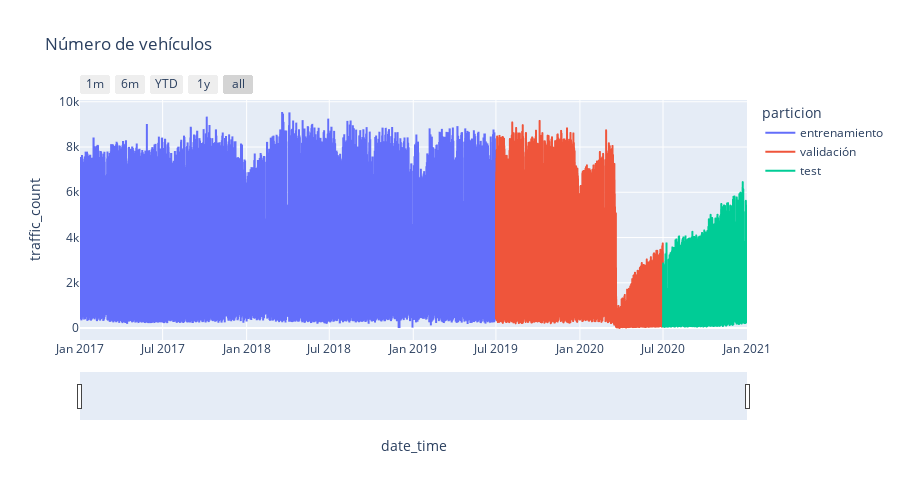

Notebook code cell kept with this figure:
### Code cell
# Gráfico interactivo serie temporal
# ==============================================================================
datos.loc[:fin_train, 'particion'] = 'entrenamiento'
datos.loc[fin_train:fin_validacion, 'particion'] = 'validación'
datos.loc[fin_validacion:, 'particion'] = 'test'

fig = px.line(
    data_frame = datos.reset_index(),
    x      = 'date_time',
    y      = 'traffic_count',
    color  = 'particion',
    title  = 'Número de vehículos',
    width  = 900,
    height = 500
)

fig.update_xaxes(
    rangeslider_visible=True,
    rangeselector=dict(
        buttons=list([
            dict(count=1, label="1m", step="month", stepmode="backward"),
            dict(count=6, label="6m", step="month", stepmode="backward"),
            dict(count=1, label="YTD", step="year", stepmode="todate"),
            dict(count=1, label="1y", step="year", stepmode="backward"),
            dict(step="all")
        ])
    )
)

fig.show()

datos=datos.drop(columns='particion')

### Figure 1 — Plotly figure (JSON) as saved in the notebook; plotly's stock layout.template omitted (floating-point values rounded to 4 significant figures; data arrays with more than 128 entries replaced by an {"elided": "..."} marker saying what was removed)
{"data": [{"hovertemplate": "particion=entrenamiento<br>date_time=%{x}<br>traffic_count=%{y}<extra></extra>", "legendgroup": "entrenamiento", "line": {"color": "#636efa", "dash": "solid"}, "marker": {"symbol": "circle"}, "mode": "lines", "name": "entrenamiento", "showlegend": true, "type": "scattergl", "x": {"elided": "21864 str values"}, "xaxis": "x", "y": {"elided": "21864 float values"}, "yaxis": "y"}, {"hovertemplate": "particion=validación<br>date_time=%{x}<br>traffic_count=%{y}<extra></extra>", "legendgroup": "validación", "line": {"color": "#EF553B", "dash": "solid"}, "marker": {"symbol": "circle"}, "mode": "lines", "name": "validación", "showlegend": true, "type": "scattergl", "x": {"elided": "8784 str values"}, "xaxis": "x", "y": {"elided": "8784 float values"}, "yaxis": "y"}, {"hovertemplate": "particion=test<br>date_time=%{x}<br>traffic_count=%{y}<extra></extra>", "legendgroup": "test", "line": {"color": "#00cc96", "dash": "solid"}, "marker": {"symbol": "circle"}, "mode": "lines", "name": "test", "showlegend": true, "type": "scattergl", "x": {"elided": "4416 str values"}, "xaxis": "x", "y": {"elided": "4416 float values"}, "yaxis": "y"}], "layout": {"height": 500, "legend": {"title": {"text": "particion"}, "tracegroupgap": 0}, "title": {"text": "Número de vehículos"}, "width": 900, "xaxis": {"anchor": "y", "domain": [0, 1], "rangeselector": {"buttons": [{"count": 1, "label": "1m", "step": "month", "stepmode": "backward"}, {"count": 6, "label": "6m", "step": "month", "stepmode": "backward"}, {"count": 1, "label": "YTD", "step": "year", "stepmode": "todate"}, {"count": 1, "label": "1y", "step": "year", "stepmode": "backward"}, {"step": "all"}]}, "rangeslider": {"visible": true}, "title": {"text": "date_time"}}, "yaxis": {"anchor": "x", "domain": [0, 1], "title": {"text": "traffic_count"}}}}
